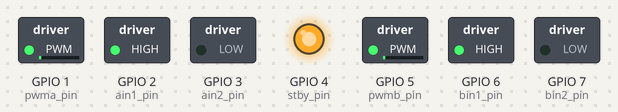
This program was run on a simulated ESP32-S3. Shown: switched loads named in the program (green lamp = pin HIGH), output pins drawn as LEDs (lit = HIGH).

Above: at 0.05 s.
At 1.6 s:
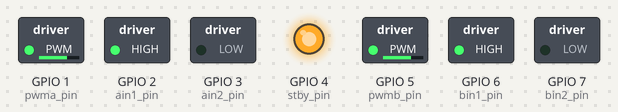
At 3.2 s:
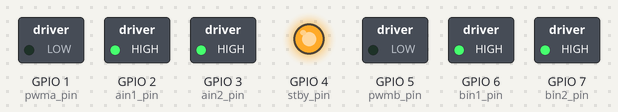
At 6.4 s:
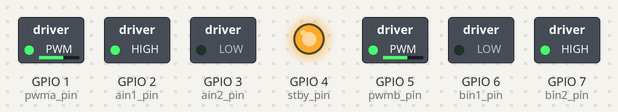
At 9.6 s:
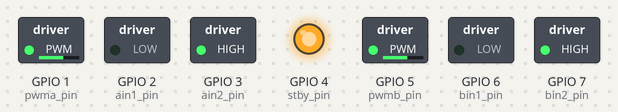
At 12.8 s:
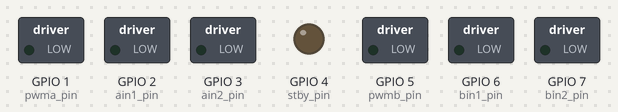
Timing chart, 0 to 16.7 s (numbered marks = the images above):
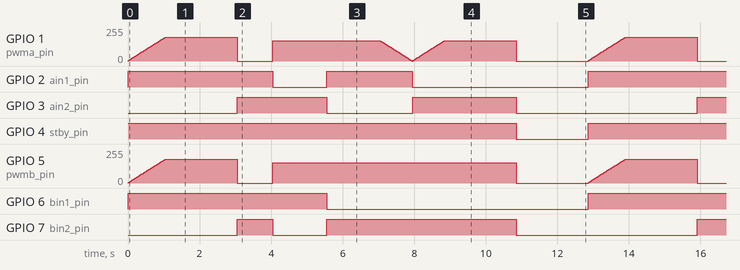

The program:

main.cpp
```cpp
#include <stdio.h>
#include "esp_log.h"
#include "freertos/FreeRTOS.h"
#include "freertos/task.h"
#include "tb6612.h"

static const char *TAG = "MAIN_APP";

extern "C" void app_main(void) {
    ESP_LOGI(TAG, "Khoi dong he thong dieu khien Robot TB6612FNG...");

    // Su dung cau hinh mac dinh cho ESP32-S3:
    // Motor A: PWMA = GPIO 1, AIN1 = GPIO 2, AIN2 = GPIO 3
    // Motor B: PWMB = GPIO 5, BIN1 = GPIO 6, BIN2 = GPIO 7
    // Standby: STBY = GPIO 4
    tb6612_config_t config = TB6612_DEFAULT_CONFIG();
    ESP_ERROR_CHECK(tb6612_init(&config));

    ESP_LOGI(TAG, "San sang hoat dong!");

    while (1) {
        // 1. Tang toc tu tu di thang len 70% (tranh sut ap nguon)
        ESP_LOGI(TAG, ">> Ramp-up tien thang 70%%...");
        tb6612_ramp_drive(70, 70, 15);
        vTaskDelay(pdMS_TO_TICKS(2000));

        // 2. Phanh gap
        ESP_LOGI(TAG, ">> Phanh khan cap (Brake)!");
        tb6612_brake_all();
        vTaskDelay(pdMS_TO_TICKS(1000));

        // 3. Re trai vi sai (quay tai cho)
        ESP_LOGI(TAG, ">> Re trai vi sai (Spin Left)...");
        tb6612_robot_drive(0, -60); // speed = 0, turn = -60
        vTaskDelay(pdMS_TO_TICKS(1500));

        // 4. Re phai vi sai (quay tai cho)
        ESP_LOGI(TAG, ">> Re phai vi sai (Spin Right)...");
        tb6612_robot_drive(0, 60);  // speed = 0, turn = 60
        vTaskDelay(pdMS_TO_TICKS(1500));

        // 5. Lui xe tu tu len -60%
        ESP_LOGI(TAG, ">> Ramp-up lui xe -60%%...");
        tb6612_ramp_drive(-60, -60, 15);
        vTaskDelay(pdMS_TO_TICKS(2000));

        // 6. Dung tha troi (Coast Stop) va dua module ve che do Standby ngu tiet kiem pin
        ESP_LOGI(TAG, ">> Dung tha troi & dua vao Standby (Sleep 2 giay)...");
        tb6612_stop_all();
        tb6612_enable(false); // STBY = LOW -> Tiet kiem dien
        vTaskDelay(pdMS_TO_TICKS(2000));

        // Bat lai module truoc chu ky tiep theo
        tb6612_enable(true);
    }
}
```

tb6612.cpp
```cpp
#include "tb6612.h"
#include <stdlib.h>
#include "esp_log.h"
#include "freertos/FreeRTOS.h"
#include "freertos/task.h"

static const char *TAG = "TB6612";

#define LEDC_DUTY_RES   LEDC_TIMER_10_BIT
#define LEDC_MAX_DUTY   1023
#define LEDC_SPEED_MODE LEDC_LOW_SPEED_MODE

static tb6612_config_t s_cfg;
static int s_curr_speed_a = 0;
static int s_curr_speed_b = 0;

esp_err_t tb6612_init(const tb6612_config_t *config) {
    if (config == NULL) {
        return ESP_ERR_INVALID_ARG;
    }
    s_cfg = *config;

    // 1. Cấu hình GPIO Output cho các chân điều khiển hướng và Standby
    gpio_config_t io_conf = {};
    io_conf.intr_type = GPIO_INTR_DISABLE;
    io_conf.mode = GPIO_MODE_OUTPUT;
    io_conf.pin_bit_mask = (1ULL << s_cfg.ain1_pin) | (1ULL << s_cfg.ain2_pin) |
                           (1ULL << s_cfg.bin1_pin) | (1ULL << s_cfg.bin2_pin) |
                           (1ULL << s_cfg.stby_pin);
    io_conf.pull_down_en = GPIO_PULLDOWN_DISABLE;
    io_conf.pull_up_en = GPIO_PULLUP_DISABLE;
    esp_err_t err = gpio_config(&io_conf);
    if (err != ESP_OK) {
        ESP_LOGE(TAG, "Loi cau hinh GPIO: %s", esp_err_to_name(err));
        return err;
    }

    // Mặc định kéo Standby lên HIGH để bật IC
    gpio_set_level(s_cfg.stby_pin, 1);

    // 2. Cấu hình Timer cho LEDC PWM
    ledc_timer_config_t ledc_timer = {};
    ledc_timer.speed_mode = LEDC_SPEED_MODE;
    ledc_timer.duty_resolution = LEDC_DUTY_RES;
    ledc_timer.timer_num = s_cfg.ledc_timer;
    ledc_timer.freq_hz = s_cfg.pwm_freq_hz > 0 ? s_cfg.pwm_freq_hz : 5000;
    ledc_timer.clk_cfg = LEDC_AUTO_CLK;
    err = ledc_timer_config(&ledc_timer);
    if (err != ESP_OK) {
        ESP_LOGE(TAG, "Loi cau hinh LEDC Timer: %s", esp_err_to_name(err));
        return err;
    }

    // 3. Cấu hình kênh PWM Motor A
    ledc_channel_config_t ch_a = {};
    ch_a.gpio_num = s_cfg.pwma_pin;
    ch_a.speed_mode = LEDC_SPEED_MODE;
    ch_a.channel = s_cfg.ledc_channel_a;
    ch_a.intr_type = LEDC_INTR_DISABLE;
    ch_a.timer_sel = s_cfg.ledc_timer;
    ch_a.duty = 0;
    ch_a.hpoint = 0;
    err = ledc_channel_config(&ch_a);
    if (err != ESP_OK) {
        ESP_LOGE(TAG, "Loi cau hinh Channel A: %s", esp_err_to_name(err));
        return err;
    }

    // 4. Cấu hình kênh PWM Motor B
    ledc_channel_config_t ch_b = {};
    ch_b.gpio_num = s_cfg.pwmb_pin;
    ch_b.speed_mode = LEDC_SPEED_MODE;
    ch_b.channel = s_cfg.ledc_channel_b;
    ch_b.intr_type = LEDC_INTR_DISABLE;
    ch_b.timer_sel = s_cfg.ledc_timer;
    ch_b.duty = 0;
    ch_b.hpoint = 0;
    err = ledc_channel_config(&ch_b);
    if (err != ESP_OK) {
        ESP_LOGE(TAG, "Loi cau hinh Channel B: %s", esp_err_to_name(err));
        return err;
    }

    tb6612_stop_all();
    ESP_LOGI(TAG, "Khoi tao driver TB6612 thanh cong!");
    return ESP_OK;
}

void tb6612_enable(bool enable) {
    gpio_set_level(s_cfg.stby_pin, enable ? 1 : 0);
}

void tb6612_motor_a_drive(int speed_percent) {
    if (speed_percent > 100) speed_percent = 100;
    if (speed_percent < -100) speed_percent = -100;
    s_curr_speed_a = speed_percent;

    uint32_t duty = (abs(speed_percent) * LEDC_MAX_DUTY) / 100;

    if (speed_percent > 0) {
        // Quay thuận (CW)
        gpio_set_level(s_cfg.ain1_pin, 1);
        gpio_set_level(s_cfg.ain2_pin, 0);
    } else if (speed_percent < 0) {
        // Quay ngược (CCW)
        gpio_set_level(s_cfg.ain1_pin, 0);
        gpio_set_level(s_cfg.ain2_pin, 1);
    } else {
        // Thả trôi dừng (Coast)
        gpio_set_level(s_cfg.ain1_pin, 0);
        gpio_set_level(s_cfg.ain2_pin, 0);
        duty = 0;
    }

    ledc_set_duty(LEDC_SPEED_MODE, s_cfg.ledc_channel_a, duty);
    ledc_update_duty(LEDC_SPEED_MODE, s_cfg.ledc_channel_a);
}

void tb6612_motor_b_drive(int speed_percent) {
    if (speed_percent > 100) speed_percent = 100;
    if (speed_percent < -100) speed_percent = -100;
    s_curr_speed_b = speed_percent;

    uint32_t duty = (abs(speed_percent) * LEDC_MAX_DUTY) / 100;

    if (speed_percent > 0) {
        // Quay thuận (CW)
        gpio_set_level(s_cfg.bin1_pin, 1);
        gpio_set_level(s_cfg.bin2_pin, 0);
    } else if (speed_percent < 0) {
        // Quay ngược (CCW)
        gpio_set_level(s_cfg.bin1_pin, 0);
        gpio_set_level(s_cfg.bin2_pin, 1);
    } else {
        // Thả trôi dừng (Coast)
        gpio_set_level(s_cfg.bin1_pin, 0);
        gpio_set_level(s_cfg.bin2_pin, 0);
        duty = 0;
    }

    ledc_set_duty(LEDC_SPEED_MODE, s_cfg.ledc_channel_b, duty);
    ledc_update_duty(LEDC_SPEED_MODE, s_cfg.ledc_channel_b);
}

void tb6612_motor_a_brake(void) {
    gpio_set_level(s_cfg.ain1_pin, 1);
    gpio_set_level(s_cfg.ain2_pin, 1);
    ledc_set_duty(LEDC_SPEED_MODE, s_cfg.ledc_channel_a, 0);
    ledc_update_duty(LEDC_SPEED_MODE, s_cfg.ledc_channel_a);
    s_curr_speed_a = 0;
}

void tb6612_motor_b_brake(void) {
    gpio_set_level(s_cfg.bin1_pin, 1);
    gpio_set_level(s_cfg.bin2_pin, 1);
    ledc_set_duty(LEDC_SPEED_MODE, s_cfg.ledc_channel_b, 0);
    ledc_update_duty(LEDC_SPEED_MODE, s_cfg.ledc_channel_b);
    s_curr_speed_b = 0;
}

void tb6612_stop_all(void) {
    tb6612_motor_a_drive(0);
    tb6612_motor_b_drive(0);
}

void tb6612_brake_all(void) {
    tb6612_motor_a_brake();
    tb6612_motor_b_brake();
}

void tb6612_robot_drive(int speed, int turn) {
    int left_speed = speed + turn;
    int right_speed = speed - turn;

    if (left_speed > 100) left_speed = 100;
    if (left_speed < -100) left_speed = -100;
    if (right_speed > 100) right_speed = 100;
    if (right_speed < -100) right_speed = -100;

    tb6612_motor_a_drive(left_speed);
    tb6612_motor_b_drive(right_speed);
}

void tb6612_ramp_drive(int target_a, int target_b, uint32_t step_delay_ms) {
    if (target_a > 100) target_a = 100;
    if (target_a < -100) target_a = -100;
    if (target_b > 100) target_b = 100;
    if (target_b < -100) target_b = -100;

    while (s_curr_speed_a != target_a || s_curr_speed_b != target_b) {
        if (s_curr_speed_a < target_a) s_curr_speed_a++;
        else if (s_curr_speed_a > target_a) s_curr_speed_a--;

        if (s_curr_speed_b < target_b) s_curr_speed_b++;
        else if (s_curr_speed_b > target_b) s_curr_speed_b--;

        tb6612_motor_a_drive(s_curr_speed_a);
        tb6612_motor_b_drive(s_curr_speed_b);

        vTaskDelay(pdMS_TO_TICKS(step_delay_ms));
    }
}
```

tb6612.h
```cpp
#pragma once

#include <stdint.h>
#include <stdbool.h>
#include "esp_err.h"
#include "driver/gpio.h"
#include "driver/ledc.h"

#ifdef __cplusplus
extern "C" {
#endif

/**
 * @brief Cấu hình chân phần cứng cho module TB6612FNG
 */
typedef struct {
    // Chân điều khiển Motor A
    gpio_num_t pwma_pin;
    gpio_num_t ain1_pin;
    gpio_num_t ain2_pin;

    // Chân điều khiển Motor B
    gpio_num_t pwmb_pin;
    gpio_num_t bin1_pin;
    gpio_num_t bin2_pin;

    // Chân Standby
    gpio_num_t stby_pin;

    // Kênh LEDC
    ledc_channel_t ledc_channel_a;
    ledc_channel_t ledc_channel_b;
    ledc_timer_t   ledc_timer;
    uint32_t       pwm_freq_hz;
} tb6612_config_t;

/**
 * @brief Cấu hình mặc định dành cho ESP32-S3
 */
#define TB6612_DEFAULT_CONFIG() {          \
    .pwma_pin = GPIO_NUM_1,                \
    .ain1_pin = GPIO_NUM_2,                \
    .ain2_pin = GPIO_NUM_3,                \
    .pwmb_pin = GPIO_NUM_5,                \
    .bin1_pin = GPIO_NUM_6,                \
    .bin2_pin = GPIO_NUM_7,                \
    .stby_pin = GPIO_NUM_4,                \
    .ledc_channel_a = LEDC_CHANNEL_0,      \
    .ledc_channel_b = LEDC_CHANNEL_1,      \
    .ledc_timer     = LEDC_TIMER_0,        \
    .pwm_freq_hz    = 5000,                \
}

/**
 * @brief Khởi tạo module TB6612FNG
 */
esp_err_t tb6612_init(const tb6612_config_t *config);

/**
 * @brief Bật hoặc tắt trạng thái Standby (tiết kiệm điện)
 * @param enable true để bật hoạt động, false để tắt/ngủ
 */
void tb6612_enable(bool enable);

/**
 * @brief Điều khiển tốc độ Motor A
 * @param speed_percent Tốc độ từ -100% (quay ngược) đến +100% (quay thuận). 0: Thả trôi dừng (Coast).
 */
void tb6612_motor_a_drive(int speed_percent);

/**
 * @brief Điều khiển tốc độ Motor B
 * @param speed_percent Tốc độ từ -100% (quay ngược) đến +100% (quay thuận). 0: Thả trôi dừng (Coast).
 */
void tb6612_motor_b_drive(int speed_percent);

/**
 * @brief Phanh hãm tức thì Motor A (Short brake)
 */
void tb6612_motor_a_brake(void);

/**
 * @brief Phanh hãm tức thì Motor B (Short brake)
 */
void tb6612_motor_b_brake(void);

/**
 * @brief Thả trôi dừng cả 2 động cơ (Coast stop)
 */
void tb6612_stop_all(void);

/**
 * @brief Phanh gấp cả 2 động cơ (Short brake all)
 */
void tb6612_brake_all(void);

/**
 * @brief Điều khiển di chuyển xe 2 bánh vi sai (Differential Drive)
 * @param speed Tốc độ tới/lùi (-100% đến +100%)
 * @param turn  Độ bẻ lái (-100%: rẽ trái gắt, +100%: rẽ phải gắt, 0: đi thẳng)
 */
void tb6612_robot_drive(int speed, int turn);

/**
 * @brief Tăng/giảm tốc độ từ từ (Ramp) để tránh sụt nguồn ESP32 do dòng khởi động động cơ
 * @param target_a Tốc độ mục tiêu Motor A (-100 đến 100)
 * @param target_b Tốc độ mục tiêu Motor B (-100 đến 100)
 * @param step_delay_ms Độ trễ giữa mỗi nấc tăng tốc (thường 10 - 20ms)
 */
void tb6612_ramp_drive(int target_a, int target_b, uint32_t step_delay_ms);

#ifdef __cplusplus
}
#endif
```

Measured:
- by itself, GPIO 2 (ain1_pin): repeats every 12.9 s: LOW 1.5 s, HIGH 2.4 s, LOW 4.9 s, HIGH 4.1 s
- by itself, GPIO 3 (ain2_pin): repeats every 12.9 s: LOW 2.4 s, HIGH 2.9 s, LOW 5.1 s, HIGH 2.5 s
- by itself, GPIO 4 (stby_pin): alternates HIGH for 10.9 s and LOW for 2.0 s
- by itself, GPIO 6 (bin1_pin): alternates HIGH for 5.6 s and LOW for 7.3 s
- by itself, GPIO 7 (bin2_pin): repeats every 12.9 s: LOW 1.5 s, HIGH 5.3 s, LOW 5.1 s, HIGH 1.0 s
